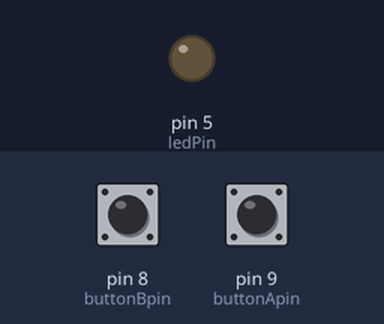
A sketch run on a simulated Arduino Uno, built with avr-gcc and run on an emulated ATmega328P. Shown: output pins drawn as LEDs (lit = HIGH). The inputs (shaded band) are chosen by the test bench; at power-on: pin 9 (buttonApin) HIGH, pin 8 (buttonBpin) HIGH.

Above: at 1.2 s.
1.3 s: pin 9 (buttonApin) pulled LOW for 0.15 s
At 2.2 s:
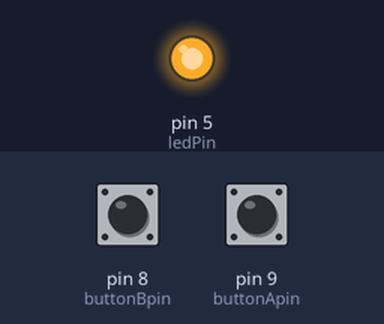
2.9 s: pin 8 (buttonBpin) pulled LOW for 0.15 s
At 3.4 s:
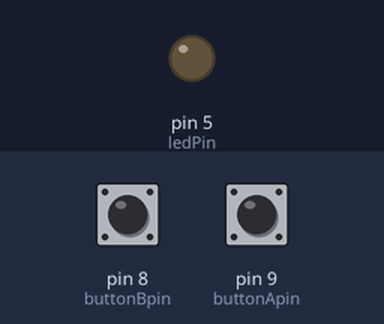
4.5 s: pin 9 (buttonApin) pulled LOW for 1 s
At 5.8 s:
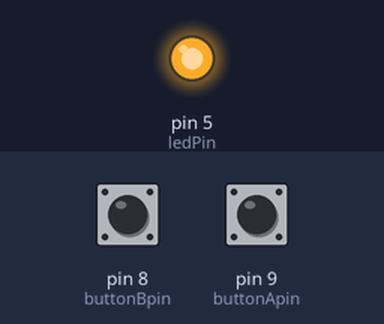
7.0 s: pin 8 (buttonBpin) driven LOW and pin 9 (buttonApin) driven LOW
At 8.0 s:
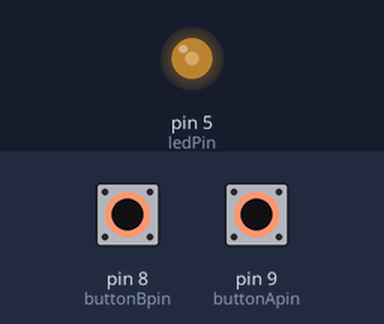
8.5 s: pin 8 (buttonBpin) driven HIGH
At 9.9 s:
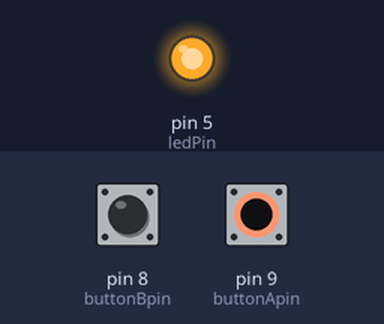
Timing chart, 0 to 11.0 s (numbered marks = the images above; inputs shaded):
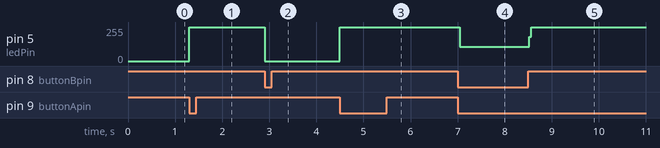

Measured:
- after the input at 1.3 s, pin 5 (ledPin): 0/255 → 255/255 at once
- after the input at 2.9 s, pin 5 (ledPin): 255/255 → 0/255 at once
- after the input at 4.5 s, pin 5 (ledPin): 0/255 → 255/255 at once
- after the input at 7.0 s, pin 5 (ledPin): 255/255 → 108/255 at once
- after the input at 8.5 s, pin 5 (ledPin): 108/255 → 255/255 at once

The sketch:

buttons.ino
```cpp
int ledPin = 5;
int buttonApin = 9;
int buttonBpin = 8;

byte leds = 0;

void setup()
{
  pinMode(ledPin, OUTPUT);
  pinMode(buttonApin, INPUT_PULLUP);
  pinMode(buttonBpin, INPUT_PULLUP);
}

void loop()
{
  if (digitalRead(buttonApin) == LOW)
    digitalWrite(ledPin, HIGH);
  if (digitalRead(buttonBpin) == LOW)
    digitalWrite(ledPin, LOW);
}
```
